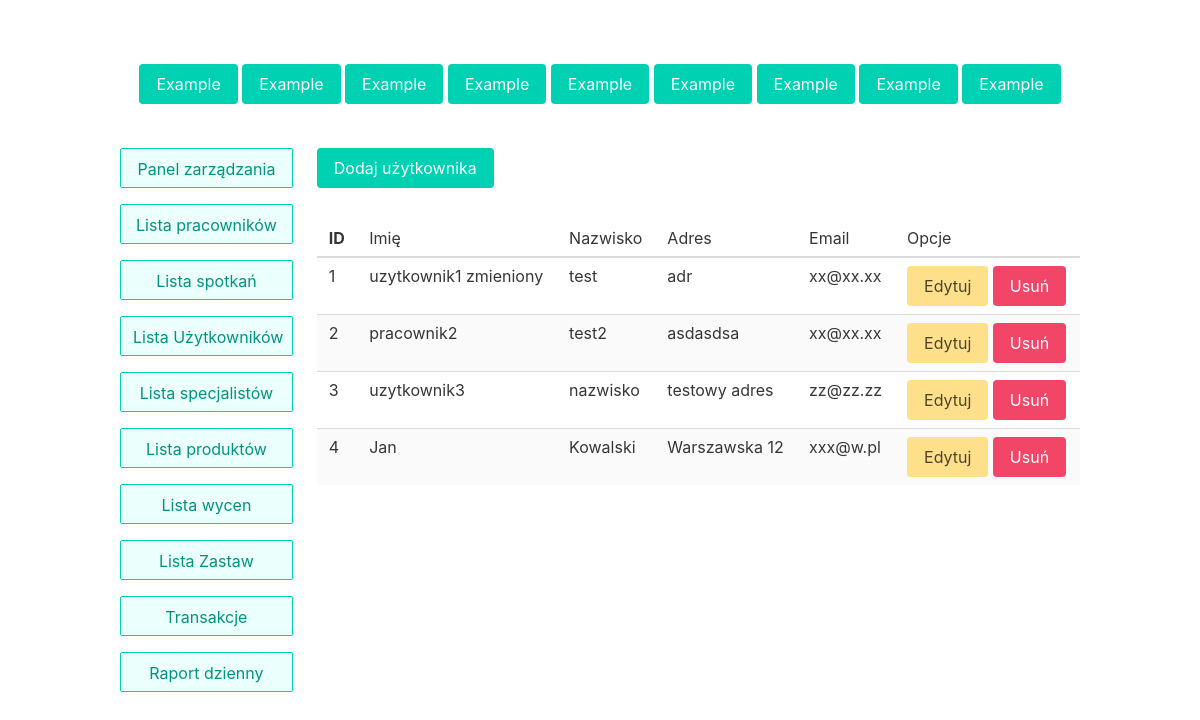
The page /user_table on the database as committed earlier.
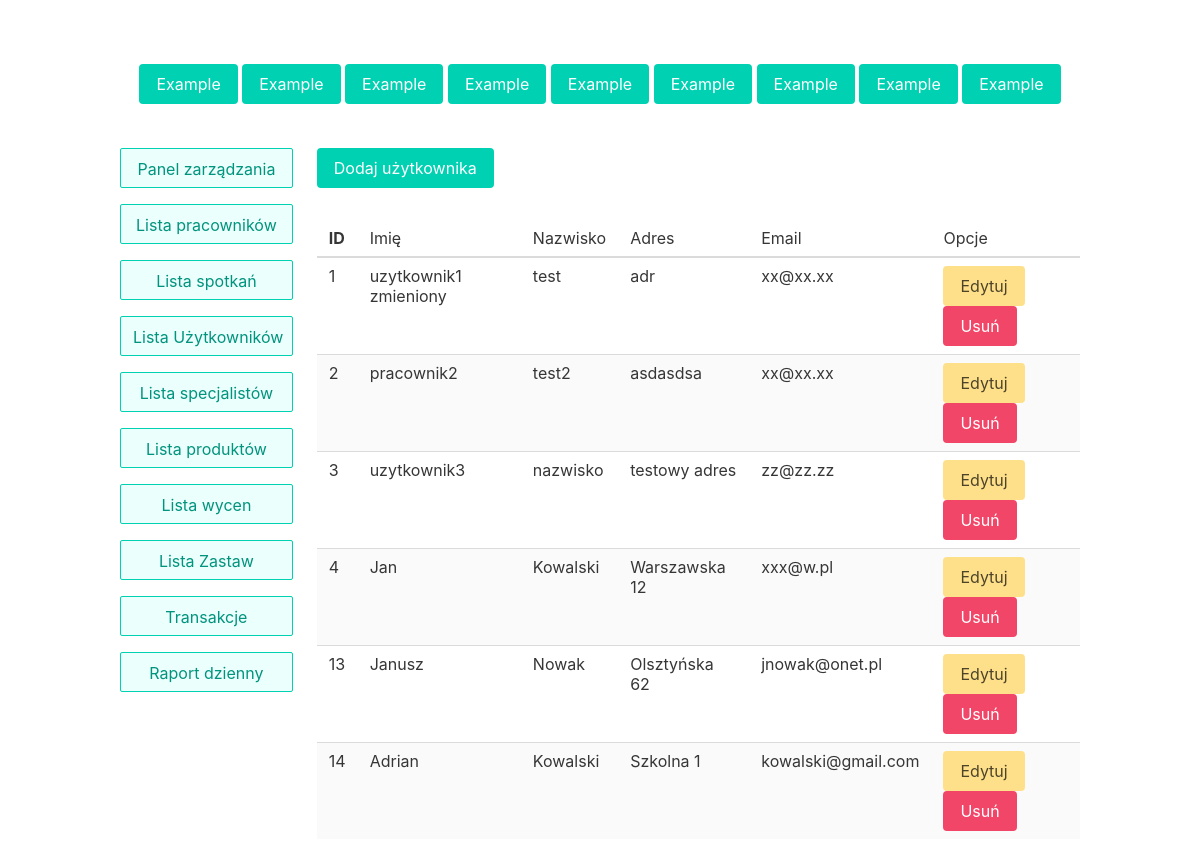
The same page on the database as committed later.
### lombard/models.py (models this page shows, shortened)
class User(models.Model):
    name = models.CharField(max_length=255)
    surname = models.CharField(max_length=255)
    address = models.CharField(max_length=255)
    email = models.CharField(max_length=255)

### lombard/views.py (the view, shortened to what this page needs)
# urls.py: path('user_table', views.UserTable.as_view(), name='user_table'),
class UserTable(View):
    def get(self, request):
        users = list()
        for user in User.objects.all():
            users.append(model_to_dict(user))
        context = {
            'users': users
        }
        return render(request, 'user_table.html', context)

### templates/user_table.html (shortened to what this page needs)
{% extends 'main_page.html' %}
{% block content %}
<a href="user_add" class=" button is-primary my-4">Dodaj użytkownika</a>
<table class="table is-striped is-fullwidth">
    <thead>
        <tr>
            <th>ID</th>
            <td>Imię</td>
            <td>Nazwisko</td>
            <td>Adres</td>
            <td>Email</td>
            <td>Opcje</td>
        </tr>
    </thead>
    <tbody>
    {% for user in users %}
        <tr>
            <td>{{user.id}}</td>
            <td>{{user.name}}</td>
            <td>{{user.surname}}</td>
            <td>{{user.address}}</td>
            <td>{{user.email}}</td>
            <td><button type="submit" form="form" name="edit" value="{{user.id}}" class="button is-warning">Edytuj</button>
            <button type="submit" form="form" name="delete" value="{{user.id}}" class="button is-danger">Usuń</button></td>
        </tr>
    {% endfor %}
    </tbody>
</table>
{% endblock %}

Rows that differ between the two databases and show on the page:
added User: name "Janusz", surname "Nowak", address "Olsztyńska 62", email "jnowak@onet.pl"
added User: name "Adrian", surname "Kowalski", address "Szkolna 1", email "kowalski@gmail.com"
Other text that changed with them:
new list line: "13 Edytuj Usuń"
new list line: "14 Edytuj Usuń"
